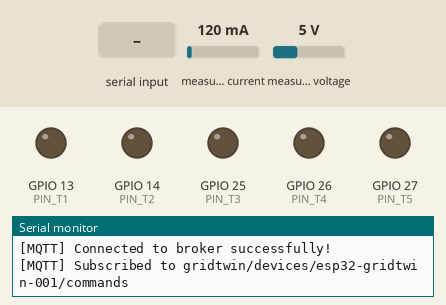
The sketch below on a simulated ESP32. On the bench: output pins drawn as LEDs (lit = HIGH), the last lines printed to the serial monitor. The test bench sets the inputs (shaded band); at power-on: measured current 120 mA, measured voltage 5 V. WiFi joins after 1.5 s; servers stay silent unless stated; random numbers use the default seed unless the sketch sets one; no MQTT or app messages arrive unless stated.

Above: at 3.8 s.
3.9 s: "T1" received over Serial
At 8.4 s:
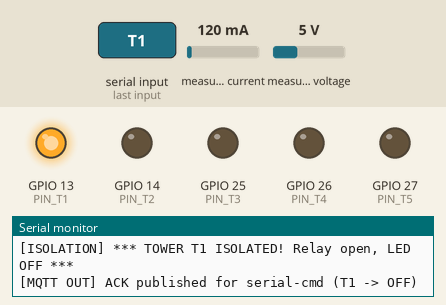
9.4 s: "SW-T1" received over Serial
At 10.02 s:
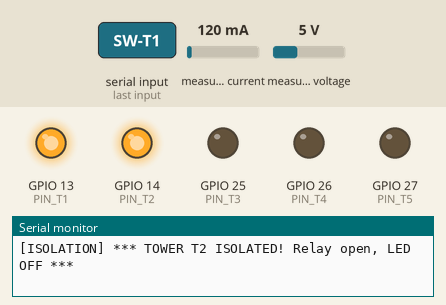
13.3 s: "TOWER1" received over Serial
At 15.73 s:
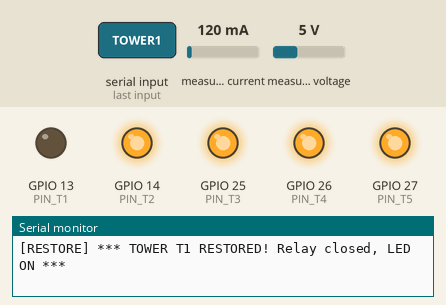
Timing chart, 0 to 19.1 s (numbered marks = the images above; inputs shaded):
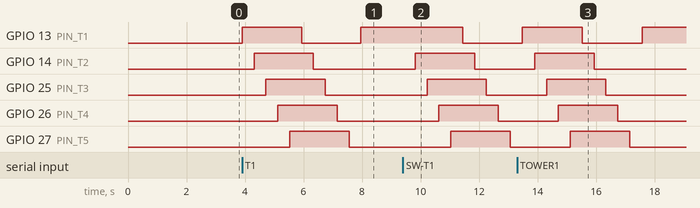

The sketch:

arduino_gridtwin.ino
```cpp
/**
 * GRIDTWIN — ESP32 Physical Prototype Firmware (Arduino IDE Ready)
 *
 * Hardware:
 * - ESP32 DevKit Board
 * - 8-Channel Optoisolated Relay Board (Channels 1-5 for Towers T1-T5, Ch 6 reserved)
 * - 5x Tower LEDs with 220Ω series resistors
 * - INA219 High-Side I2C Current & Voltage Sensor (Address 0x40 on GPIO 21 SDA / 22 SCL)
 *
 * Verified GPIO Mapping:
 * - Tower 1: GPIO 13 -> Relay IN1 (Residential Feeder)
 * - Tower 2: GPIO 14 -> Relay IN2 (Commercial Feeder)
 * - Tower 3: GPIO 25 -> Relay IN3 (Regional Trauma Hospital / Main Isolation Feeder)
 * - Tower 4: GPIO 26 -> Relay IN4 (Industrial Complex)
 * - Tower 5: GPIO 27 -> Relay IN5 (Helios Solar / BESS)
 * - INA219 SDA: GPIO 21
 * - INA219 SCL: GPIO 22
 *
 * Required Libraries (Install via Arduino Library Manager):
 * 1. "PubSubClient" by Nick O'Leary
 * 2. "ArduinoJson" by Benoit Blanchon (Supports both v6 and v7)
 * 3. "Adafruit INA219" by Adafruit
 *
 * Serial Monitor Baud Rate: 115200
 */

#include <WiFi.h>
#include <PubSubClient.h>
#include <ArduinoJson.h>
#include <Wire.h>
#include <Adafruit_INA219.h>

// ══════════════════════════════════════════════════════
// 1. CONFIGURATION — UPDATE YOUR WI-FI & MQTT DETAILS
// ══════════════════════════════════════════════════════

// 2.4 GHz Wi-Fi Credentials (Change to your phone hotspot or Wi-Fi router)
const char* WIFI_SSID       = "YOUR_WIFI_SSID";
const char* WIFI_PASSWORD   = "YOUR_WIFI_PASSWORD";

// MQTT Broker (Public HiveMQ broker matches GridTwin cloud backend)
const char* MQTT_BROKER     = "broker.hivemq.com";
const int   MQTT_PORT       = 1883;
const char* MQTT_USER       = "";
const char* MQTT_PASS       = "";

const char* DEVICE_ID       = "esp32-gridtwin-001";
const char* FIRMWARE_VER    = "2.4.0-5tower-sync";

// ══════════════════════════════════════════════════════
// RELAY / LED POLARITY CONFIGURATION
// ══════════════════════════════════════════════════════
// Standard 8-Channel Optoisolated Relay Board uses Active-LOW:
//   - ON:  pinMode OUTPUT, LOW (0V) -> Optocoupler conducts -> Relay ON -> Physical LED ON
//   - OFF: pinMode INPUT (High-Z)   -> Floats pin -> Zero current -> Relay OFF -> Physical LED OFF
//
// If you are connecting direct LEDs from GPIO -> 220Ω -> LED Anode -> GND:
//   - Set RELAY_ACTIVE_LOW = false, OR press 'i' in Serial Monitor,
//     OR click "Invert Hardware LED/Relay Logic" on the website.
bool RELAY_ACTIVE_LOW = true;

// 5 Tower Pin Definitions (Dedicated Channels 1 to 5)
const int PIN_T1            = 13;
const int PIN_T2            = 14;
const int PIN_T3            = 25; // Tower 3 (Physical Isolation Target)
const int PIN_T4            = 26;
const int PIN_T5            = 27;
const int PIN_I2C_SDA       = 21;
const int PIN_I2C_SCL       = 22;

// ══════════════════════════════════════════════════════
// 2. STATE & OBJECTS
// ══════════════════════════════════════════════════════

struct TowerChannel {
  const char* id;
  int pin;
  bool isEnergized;
  bool isIsolated;
};

TowerChannel towers[5] = {
  {"T1", PIN_T1, true, false},
  {"T2", PIN_T2, true, false},
  {"T3", PIN_T3, true, false},
  {"T4", PIN_T4, true, false},
  {"T5", PIN_T5, true, false}
};

WiFiClient espClient;
PubSubClient mqtt(espClient);
Adafruit_INA219 ina219;
bool hasIna219 = false;

// MQTT Topics
String topicCommands;
String topicAck;
String topicTelemetry;
String topicStatus;

unsigned long lastTelemetryMs = 0;
unsigned long lastHeartbeatMs = 0;
unsigned long lastWifiRetryMs = 0;
unsigned long lastMqttRetryMs = 0;
String lastProcessedCommandId = "";

// ══════════════════════════════════════════════════════
// 3. HARDWARE CONTROL FUNCTIONS
// ══════════════════════════════════════════════════════

String normalizeTowerTarget(String tgt) {
  tgt.trim();
  tgt.toUpperCase();
  if (tgt == "ALL" || tgt == "ALL_ON" || tgt == "ALL_OFF") return "ALL";
  if (tgt == "1" || tgt == "T1" || tgt == "SW1" || tgt == "SW-T1" || tgt == "TOWER1" || tgt == "TOWER 1") return "T1";
  if (tgt == "2" || tgt == "T2" || tgt == "SW2" || tgt == "SW-T2" || tgt == "TOWER2" || tgt == "TOWER 2") return "T2";
  if (tgt == "3" || tgt == "T3" || tgt == "SW3" || tgt == "SW-T3" || tgt == "TOWER3" || tgt == "TOWER 3") return "T3";
  if (tgt == "4" || tgt == "T4" || tgt == "SW4" || tgt == "SW-T4" || tgt == "TOWER4" || tgt == "TOWER 4") return "T4";
  if (tgt == "5" || tgt == "T5" || tgt == "SW5" || tgt == "SW-T5" || tgt == "TOWER5" || tgt == "TOWER 5") return "T5";
  return tgt;
}

int findTowerIndex(const char* id) {
  String norm = normalizeTowerTarget(String(id));
  for (int i = 0; i < 5; i++) {
    if (strcmp(towers[i].id, norm.c_str()) == 0) return i;
  }
  return -1;
}

void applyRelayState(int index, bool energize) {
  towers[index].isEnergized = energize;
  int pin = towers[index].pin;
  pinMode(pin, OUTPUT);

  if (RELAY_ACTIVE_LOW) {
    // Active-LOW Optocoupled Relays:
    // When ON (Energized): Pin LOW (0V ground) -> Optocoupler conducts -> Relay energizes -> LED ON
    // When OFF (De-energized): Pin HIGH (3.3V) -> Optocoupler de-energizes -> Relay opens -> LED OFF
    digitalWrite(pin, energize ? LOW : HIGH);
  } else {
    // Active-HIGH (Direct LEDs to GND or Active-HIGH Relays):
    // When ON: Pin HIGH (3.3V) -> LED Anode glowing -> ON
    // When OFF: Pin LOW (0V) -> LED Cathode grounded -> OFF
    digitalWrite(pin, energize ? HIGH : LOW);
  }

  Serial.printf("[RELAY] Tower %s (GPIO %d) -> %s (Pin Level: %s)\n",
    towers[index].id,
    pin,
    energize ? "ENERGIZED (ON)" : "DE-ENERGIZED (OFF)",
    energize ? (RELAY_ACTIVE_LOW ? "LOW (0V)" : "HIGH (3.3V)") : (RELAY_ACTIVE_LOW ? "HIGH (3.3V)" : "LOW (0V)"));
}

void isolateTower(int index) {
  towers[index].isIsolated = true;
  applyRelayState(index, false); // Turn OFF physical relay / LED
  Serial.printf("[ISOLATION] *** TOWER %s ISOLATED! Relay open, LED OFF ***\n", towers[index].id);
}

void restoreTower(int index) {
  towers[index].isIsolated = false;
  applyRelayState(index, true); // Turn ON physical relay / LED
  Serial.printf("[RESTORE] *** TOWER %s RESTORED! Relay closed, LED ON ***\n", towers[index].id);
}

// ══════════════════════════════════════════════════════
// 4. MQTT PUBLISHING HELPERS
// ══════════════════════════════════════════════════════

void publishAck(const char* cmdId, const char* target, const char* action, bool success, const char* state) {
#if ARDUINOJSON_VERSION_MAJOR >= 7
  JsonDocument doc;
#else
  StaticJsonDocument<512> doc;
#endif

  doc["command_id"] = cmdId;
  doc["device_id"] = DEVICE_ID;
  doc["target"] = target;
  doc["output_id"] = target;
  doc["action"] = action;
  doc["status"] = success ? "SUCCESS" : "ERROR";
  doc["reported_state"] = state;
  doc["relay_active_low"] = RELAY_ACTIVE_LOW;
  doc["logic_mode"] = RELAY_ACTIVE_LOW ? "ACTIVE_LOW" : "ACTIVE_HIGH";
  doc["timestamp"] = millis();

  for (int i = 0; i < 5; i++) {
    doc["output_states"][towers[i].id] = towers[i].isIsolated ? "OFF" : (towers[i].isEnergized ? "ON" : "OFF");
  }

  char buf[512];
  serializeJson(doc, buf);
  mqtt.publish(topicAck.c_str(), buf, false);
  Serial.printf("[MQTT OUT] ACK published for %s (%s -> %s)\n", cmdId, target, state);
}

void publishTelemetry() {
#if ARDUINOJSON_VERSION_MAJOR >= 7
  JsonDocument doc;
#else
  StaticJsonDocument<384> doc;
#endif

  doc["device_id"] = DEVICE_ID;
  doc["timestamp"] = millis();

  if (hasIna219) {
    float busV = ina219.getBusVoltage_V();
    float shuntMv = ina219.getShuntVoltage_mV();
    float currentMa = ina219.getCurrent_mA();
    float powerMw = ina219.getPower_mW();

    // Prevent negative noise when quiescent
    if (currentMa < 0) currentMa = 0.0;
    if (powerMw < 0) powerMw = 0.0;

    doc["bus_voltage_v"] = round(busV * 100.0) / 100.0;
    doc["shunt_voltage_mv"] = round(shuntMv * 10.0) / 10.0;
    doc["current_ma"] = round(currentMa * 10.0) / 10.0;
    doc["power_mw"] = round(powerMw * 10.0) / 10.0;
    doc["sensor_status"] = "OK";
  } else {
    doc["bus_voltage_v"] = 5.0; // Nominal 5V fallback
    doc["shunt_voltage_mv"] = 0.0;
    doc["current_ma"] = 0.0;
    doc["power_mw"] = 0.0;
    doc["sensor_status"] = "DISCONNECTED";
  }

  char buf[384];
  serializeJson(doc, buf);
  mqtt.publish(topicTelemetry.c_str(), buf, false);
}

void publishStatus() {
#if ARDUINOJSON_VERSION_MAJOR >= 7
  JsonDocument doc;
#else
  StaticJsonDocument<512> doc;
#endif

  doc["device_id"] = DEVICE_ID;
  doc["status"] = "ONLINE";
  doc["firmware_version"] = FIRMWARE_VER;
  doc["ip_address"] = WiFi.localIP().toString();
  doc["uptime_ms"] = millis();
  doc["wifi_rssi"] = WiFi.RSSI();
  doc["sensor_connected"] = hasIna219;
  doc["relay_active_low"] = RELAY_ACTIVE_LOW;
  doc["logic_mode"] = RELAY_ACTIVE_LOW ? "ACTIVE_LOW" : "ACTIVE_HIGH";

  for (int i = 0; i < 5; i++) {
    doc["output_states"][towers[i].id] = towers[i].isIsolated ? "OFF" : (towers[i].isEnergized ? "ON" : "OFF");
  }

  char buf[512];
  serializeJson(doc, buf);
  mqtt.publish(topicStatus.c_str(), buf, false);
}

// ══════════════════════════════════════════════════════
// 5. MQTT INCOMING COMMAND HANDLER
// ══════════════════════════════════════════════════════

void onMqttMessage(char* topic, byte* payload, unsigned int length) {
#if ARDUINOJSON_VERSION_MAJOR >= 7
  JsonDocument doc;
#else
  StaticJsonDocument<512> doc;
#endif

  DeserializationError err = deserializeJson(doc, payload, length);
  if (err) {
    Serial.printf("[MQTT ERR] Bad JSON payload: %s\n", err.c_str());
    return;
  }

  const char* cmdId = doc["command_id"] | "cmd-live";
  const char* target = "";
  if (doc.containsKey("output_id") && !doc["output_id"].isNull()) {
    target = doc["output_id"];
  } else if (doc.containsKey("target") && !doc["target"].isNull()) {
    target = doc["target"];
  }
  const char* action = doc["action"] | "";
  const char* reqState = doc["requested_state"] | "";

  Serial.printf("\n[MQTT IN] Command: %s | Target: '%s' | Action: '%s' | Req: '%s'\n",
    cmdId, target, action, reqState);

  String actStr = String(action);
  actStr.toUpperCase();
  String reqStr = String(reqState);
  reqStr.toUpperCase();
  String tgtStr = normalizeTowerTarget(String(target));

  // Support runtime logic configuration via MQTT
  if (actStr == "INVERT" || actStr == "TOGGLE_LOGIC" || actStr == "ACTIVE_HIGH" || actStr == "LED_MODE" || actStr == "ACTIVE_LOW" || actStr == "RELAY_MODE") {
    if (actStr == "ACTIVE_HIGH" || actStr == "LED_MODE") {
      RELAY_ACTIVE_LOW = false;
    } else if (actStr == "ACTIVE_LOW" || actStr == "RELAY_MODE") {
      RELAY_ACTIVE_LOW = true;
    } else {
      RELAY_ACTIVE_LOW = !RELAY_ACTIVE_LOW;
    }
    Serial.printf("[CONFIG] Relay/LED logic changed. RELAY_ACTIVE_LOW = %s (%s)\n",
      RELAY_ACTIVE_LOW ? "true" : "false",
      RELAY_ACTIVE_LOW ? "Active-LOW Optocoupled Relay (LOW=ON, HIGH=OFF)" : "Active-HIGH Direct LEDs (HIGH=ON, LOW=OFF)");
    for (int i = 0; i < 5; i++) {
      applyRelayState(i, !towers[i].isIsolated && towers[i].isEnergized);
    }
    publishAck(cmdId, "ALL", "CONFIG", true, RELAY_ACTIVE_LOW ? "ACTIVE_LOW" : "ACTIVE_HIGH");
    publishStatus();
    return;
  }

  bool isTurnOff = (actStr == "ISOLATE" || actStr == "ALL_OFF" || actStr == "OFF" || actStr == "TRIP" || actStr == "OPEN" ||
                    reqStr == "OFF" || reqStr == "ISOLATED" || reqStr == "OPEN");
  bool isTurnOn  = (actStr == "RESTORE" || actStr == "ALL_ON" || actStr == "ON" || actStr == "CLOSE" || actStr == "CLOSED" ||
                    reqStr == "ON" || reqStr == "RESTORED" || reqStr == "CLOSED");

  // 1. ALL TOWERS BATCH COMMAND
  if (tgtStr == "ALL" || actStr == "ALL_ON" || actStr == "ALL_OFF") {
    if (isTurnOff) {
      Serial.println("[COMMAND] De-energizing (ISOLATING) ALL 5 towers...");
      for (int i = 0; i < 5; i++) {
        isolateTower(i);
      }
      publishAck(cmdId, "ALL", "ALL_OFF", true, "OFF");
      publishStatus();
    } else {
      Serial.println("[COMMAND] Energizing (NORMALIZING) ALL 5 towers...");
      for (int i = 0; i < 5; i++) {
        restoreTower(i);
      }
      publishAck(cmdId, "ALL", "ALL_ON", true, "ON");
      publishStatus();
    }
    return;
  }

  // 2. INDIVIDUAL TOWER COMMAND (T1 to T5)
  int idx = findTowerIndex(tgtStr.c_str());
  if (idx >= 0) {
    if (isTurnOff) {
      isolateTower(idx);
      publishAck(cmdId, towers[idx].id, "ISOLATE", true, "OFF");
      publishStatus();
    } else if (isTurnOn) {
      restoreTower(idx);
      publishAck(cmdId, towers[idx].id, "RESTORE", true, "ON");
      publishStatus();
    } else {
      Serial.printf("[MQTT WARN] Unknown action '%s' / req '%s' for tower %s. State unchanged.\n", action, reqState, towers[idx].id);
    }
  } else {
    publishAck(cmdId, tgtStr.c_str(), action, false, "INVALID_TOWER");
  }
}

// ══════════════════════════════════════════════════════
// 6. SETUP & LOOP
// ══════════════════════════════════════════════════════

void connectWifi() {
  if (WiFi.status() == WL_CONNECTED) return;
  Serial.printf("[WIFI] Connecting to '%s'...\n", WIFI_SSID);
  WiFi.mode(WIFI_STA);
  WiFi.begin(WIFI_SSID, WIFI_PASSWORD);
  int tries = 0;
  while (WiFi.status() != WL_CONNECTED && tries < 20) {
    delay(250);
    Serial.print(".");
    tries++;
  }
  if (WiFi.status() == WL_CONNECTED) {
    Serial.println("\n[WIFI] Connected successfully!");
    Serial.printf("[WIFI] IP Address: %s | Signal (RSSI): %d dBm\n", WiFi.localIP().toString().c_str(), WiFi.RSSI());
  } else {
    Serial.println("\n[WIFI] Wi-Fi connection pending. Check Hotspot/SSID and signal strength. Retrying in background...");
  }
}

void connectMqtt() {
  if (WiFi.status() != WL_CONNECTED) return;

  Serial.printf("[MQTT] Connecting to broker %s:%d...\n", MQTT_BROKER, MQTT_PORT);
  String clientId = String(DEVICE_ID) + "-" + String(random(0xffff), HEX);

  // Set LWT (Last Will and Testament) so backend knows if ESP32 disconnects
  String lwtTopic = "gridtwin/devices/" + String(DEVICE_ID) + "/availability";

  if (mqtt.connect(clientId.c_str(), MQTT_USER, MQTT_PASS, lwtTopic.c_str(), 1, true, "{\"status\":\"offline\"}")) {
    Serial.println("[MQTT] Connected to broker successfully!");
    mqtt.subscribe(topicCommands.c_str(), 1);
    Serial.printf("[MQTT] Subscribed to %s\n", topicCommands.c_str());

    // Publish online availability
    mqtt.publish(lwtTopic.c_str(), "{\"status\":\"online\"}", true);
    publishStatus();
  } else {
    Serial.printf("[MQTT] Connection failed, rc=%d. Will retry.\n", mqtt.state());
  }
}

void setup() {
  Serial.begin(115200);
  delay(1000);

  Serial.println("\n==========================================");
  Serial.println("  GRIDTWIN — ESP32 BENCH HARDWARE CONTROLLER");
  Serial.println("==========================================");

  // STARTUP: Configure relay pins and ENERGIZE all 5 towers so LEDs glow immediately!
  for (int i = 0; i < 5; i++) {
    applyRelayState(i, true);
    towers[i].isIsolated = false;
  }
  Serial.println("[INIT] All 5 tower relays ENERGIZED (LEDs glowing) on startup.");

  // INA219 I2C Init
  Wire.begin(PIN_I2C_SDA, PIN_I2C_SCL);
  Wire.setTimeOut(10); // 10ms timeout prevents I2C bus hang if sensor is disconnected
  if (ina219.begin(&Wire)) {
    hasIna219 = true;
    Serial.println("[INIT] INA219 Current & Voltage Sensor initialized OK!");
  } else {
    hasIna219 = false;
    Serial.println("[WARN] INA219 Sensor not detected on I2C pins 21/22.");
  }

  // Setup Topics
  topicCommands   = "gridtwin/devices/" + String(DEVICE_ID) + "/commands";
  topicAck        = "gridtwin/devices/" + String(DEVICE_ID) + "/ack";
  topicTelemetry  = "gridtwin/devices/" + String(DEVICE_ID) + "/telemetry";
  topicStatus     = "gridtwin/devices/" + String(DEVICE_ID) + "/status";

  // MQTT Client
  mqtt.setServer(MQTT_BROKER, MQTT_PORT);
  mqtt.setCallback(onMqttMessage);
  mqtt.setBufferSize(1024); // Large buffer for reliable JSON command reception

  // Connect
  connectWifi();
  connectMqtt();
}

void loop() {
  unsigned long now = millis();

  // Robust Non-Blocking Network Connection Watchdog:
  if (WiFi.status() != WL_CONNECTED) {
    if (now - lastWifiRetryMs >= 5000) {
      lastWifiRetryMs = now;
      connectWifi();
    }
  } else if (!mqtt.connected()) {
    if (now - lastMqttRetryMs >= 3000) {
      lastMqttRetryMs = now;
      connectMqtt();
    }
  } else {
    mqtt.loop();
  }

  // Serial Monitor Keyboard Commands for Instant Hardware Testing:
  // Type '1'..'5' to toggle tower, '0' for ALL OFF, '9' for ALL ON, 'i' to invert logic, 't' to test cycle all
  if (Serial.available()) {
    char ch = Serial.read();
    if (ch >= '1' && ch <= '5') {
      int idx = ch - '1';
      if (towers[idx].isIsolated) {
        restoreTower(idx);
        publishAck("serial-cmd", towers[idx].id, "RESTORE", true, "ON");
      } else {
        isolateTower(idx);
        publishAck("serial-cmd", towers[idx].id, "ISOLATE", true, "OFF");
      }
      publishStatus();
    } else if (ch == '0') {
      Serial.println("[MANUAL] De-energizing ALL 5 towers...");
      for (int i = 0; i < 5; i++) {
        isolateTower(i);
      }
      publishAck("serial-cmd", "ALL", "ALL_OFF", true, "OFF");
      publishStatus();
    } else if (ch == '9') {
      Serial.println("[MANUAL] Energizing ALL 5 towers...");
      for (int i = 0; i < 5; i++) {
        restoreTower(i);
      }
      publishAck("serial-cmd", "ALL", "ALL_ON", true, "ON");
      publishStatus();
    } else if (ch == 'i' || ch == 'I') {
      RELAY_ACTIVE_LOW = !RELAY_ACTIVE_LOW;
      Serial.printf("[MANUAL] Toggled RELAY_ACTIVE_LOW = %s\n", RELAY_ACTIVE_LOW ? "TRUE (Active-LOW)" : "FALSE (Active-HIGH)");
      for (int i = 0; i < 5; i++) {
        applyRelayState(i, !towers[i].isIsolated && towers[i].isEnergized);
      }
      publishAck("serial-cmd", "ALL", "CONFIG", true, RELAY_ACTIVE_LOW ? "ACTIVE_LOW" : "ACTIVE_HIGH");
      publishStatus();
    } else if (ch == 't' || ch == 'T') {
      Serial.println("[TEST] Running 5-Tower Sequential Self-Test...");
      for (int i = 0; i < 5; i++) {
        isolateTower(i);
        delay(400);
      }
      for (int i = 0; i < 5; i++) {
        restoreTower(i);
        delay(400);
      }
      Serial.println("[TEST] Self-test complete.");
    }
  }

  // 1. Publish INA219 live telemetry every 2.5 seconds (prevents broker congestion and command lag)
  if (now - lastTelemetryMs >= 2500) {
    lastTelemetryMs = now;
    if (mqtt.connected()) {
      publishTelemetry();
    }
  }

  // 2. Publish device heartbeat every 5 seconds
  if (now - lastHeartbeatMs >= 5000) {
    lastHeartbeatMs = now;
    if (mqtt.connected()) {
      publishStatus();
    }
  }

  delay(2);
}
```

Measured:
- after the input at 3.9 s, GPIO 13 (PIN_T1): LOW → HIGH at once, → LOW 2.0 s later, → HIGH 2.0 s later; GPIO 14 (PIN_T2): LOW → HIGH after 0.41 s, → LOW 2.0 s later; GPIO 25 (PIN_T3): LOW → HIGH after 0.82 s, → LOW 2.0 s later; GPIO 26 (PIN_T4): LOW → HIGH after 1.2 s, → LOW 2.0 s later; GPIO 27 (PIN_T5): LOW → HIGH after 1.6 s, → LOW 2.0 s later
- after the input at 9.4 s, GPIO 13 (PIN_T1): HIGH → LOW after 2.0 s; GPIO 14 (PIN_T2): LOW → HIGH after 0.42 s, → LOW 2.0 s later; GPIO 25 (PIN_T3): LOW → HIGH after 0.82 s, → LOW 2.0 s later; GPIO 26 (PIN_T4): LOW → HIGH after 1.2 s, → LOW 2.0 s later; GPIO 27 (PIN_T5): LOW → HIGH after 1.6 s, → LOW 2.0 s later
- after the input at 13.3 s, GPIO 14 (PIN_T2): LOW → HIGH after 0.60 s, → LOW 2.0 s later; GPIO 25 (PIN_T3): LOW → HIGH after 1.0 s, → LOW 2.0 s later; GPIO 26 (PIN_T4): LOW → HIGH after 1.4 s, → LOW 2.0 s later; GPIO 27 (PIN_T5): LOW → HIGH after 1.8 s, → LOW 2.0 s later
